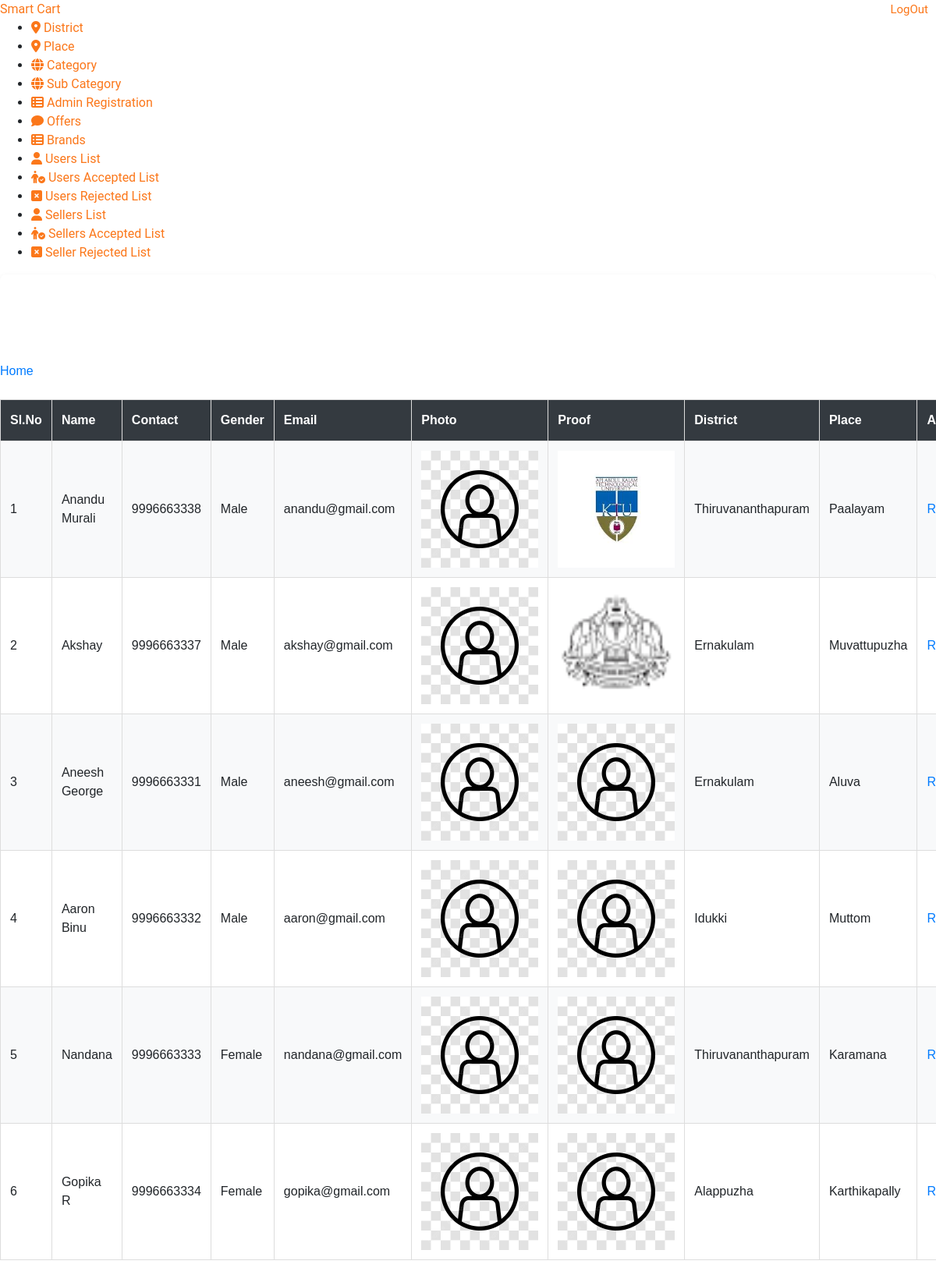
The page /Administrator/UserListAccepted/ (signed in) on the database its author committed.
### Guest/models.py (models this page shows)
class tbl_user(models.Model):
    user_name=models.CharField(max_length=50)
    user_gender=models.CharField(max_length=50)
    user_contact=models.CharField(max_length=50)
    user_email=models.CharField(max_length=50)
    user_password=models.CharField(max_length=50)
    place = models.ForeignKey(tbl_place, on_delete=models.CASCADE)
    user_photo = models.FileField(upload_to='Assets/UserPhoto/')
    user_proof = models.FileField(upload_to='Assets/UserProof/')
    user_status = models.IntegerField(default="0")

### Administrator/models.py (models this page shows)
class tbl_place(models.Model):
    place_name=models.CharField(max_length=50)
    district = models.ForeignKey(tbl_district, on_delete=models.CASCADE)

class tbl_district(models.Model):
    district_name=models.CharField(max_length=50)

### Administrator/views.py (the view)
# urls.py: path('UserListAccepted/',views.userListAccepted,name="userListAccepted"),
def userListAccepted(request):
    if 'aid' in request.session:
        userdata = tbl_user.objects.filter(user_status=1)
        return render(request,"Administrator/UserListAccepted.html",{"userdata":userdata})
    else:
        return redirect("Guest:Login")

### Administrator/Templates/Administrator/UserListAccepted.html (shortened to what this page needs)
{% extends 'Administrator/Header.html' %}
{% load static %}
{% block content %}
<!DOCTYPE html>
<html lang="en">
<head>
</head>
<body>
    <a href="{% url 'Administrator:LoadingHomePage' %}">Home</a><br>
    <br>
    <table border="1" align="center" cellpadding="10" width="100%">
        <tr>
            <th>Sl.No</th>
            <th>Name</th>
            <th>Contact</th>
            <th>Gender</th>
            <th>Email</th>
            <th>Photo</th>
            <th>Proof</th>
            <th>District</th>
            <th>Place</th>
            <th>Action</th>
        </tr>
        {% for i in userdata %}
        <tr>
            <td>{{forloop.counter}}</td>
            <td>{{i.user_name}}</td>
            <td>{{i.user_contact}}</td>
            <td>{{i.user_gender}}</td>
            <td>{{i.user_email}}</td>
            <td><img src="{{i.user_photo.url}}" width="150" height="150" alt=""></td>
            <td><a href="{{i.user_proof.url}}" download><img src="{{i.user_proof.url}}" width="150" height="150" alt=""></a></td>
            <td>{{i.place.district.district_name}}</td>
            <td>{{i.place.place_name}}</td>
            <td>
                <a href="{% url 'Administrator:rejectuser' i.id %}">Reject</a>
            </td>
        </tr>
        {% endfor %}
    </table>
</body>
</html>
{% endblock content %}

### Administrator/Templates/Administrator/Header.html (shortened to what this page needs)
{% load static %}
<!DOCTYPE html>
<html lang="en">
<head>
    <link rel="stylesheet" type="text/css" href="{% static 'Admin/assets/css/bootstrap.min.css' %}">
    <link rel="stylesheet" type="text/css" href="{% static 'Admin/assets/css/font-awesome.min.css' %}">
    <link rel="stylesheet" type="text/css" href="{% static 'Admin/assets/css/style.css' %}">
    <link rel="stylesheet" type="text/css" href="{% static 'mystyle.css' %}">
    <link rel="stylesheet" href="https://cdnjs.cloudflare.com/ajax/libs/font-awesome/6.5.1/css/all.min.css" />
</head>
<body>
    <div class="main-wrapper">
        <div class="header" style="display: flex;justify-content: space-between;">
			<div class="header-left">
				<a href="index-2.html" class="logo">
					<span>Smart Cart</span>
				</a>
			</div>
            <div class="header-right" style="margin-right: 10px;" >
				<a href="{% url 'Guest:Login' %}" class="logo" >
					<span style="font-size: 15px;">LogOut</span>
				</a>
			</div>
        </div>
        <div class="sidebar" id="sidebar">
            <div class="sidebar-inner slimscroll">
                <div id="sidebar-menu" class="sidebar-menu">
                    <ul>
                        <li>
                            <a href="{% url 'Administrator:districtInsertSelect' %}"><i class="fa-solid fa-location-dot"></i> <span>District</span></a>
                        </li>
                        <li>
                            <a href="{% url 'Administrator:placeInsertSelect' %}"><i class="fa-solid fa-location-dot"></i> <span>Place</span></a>
                        </li>
                        <li>
                            <a href="{% url 'Administrator:categoryInsertSelect' %}"><i class="fa-solid fa-globe"></i> <span>Category</span></a>
                        </li>
                        <li>
                            <a href="{% url 'Administrator:subcategoryInsertSelect' %}"><i class="fa-solid fa-globe"></i> <span>Sub Category</span></a>
                        </li>
						<li>
                            <a href="{% url 'Administrator:adminInsertSelect' %}"><i class="fa-solid fa-table-list"></i> <span>Admin Registration</span></a>
                        </li>
                        <li>
                            <a href="{% url 'Administrator:offerInsertSelect' %}"><i class="fa-solid fa-comment"></i></i> <span>Offers</span></a>
                        </li>
                        <li>
                            <a href="{% url 'Administrator:BrandInsertSelect' %}"><i class="fa-solid fa-table-list"></i> <span>Brands</span></a>
                        </li>
                        <li>
                            <a href="{% url 'Administrator:newuserInsertSelect' %}"><i class="fa-solid fa-user"></i> <span>Users List</span></a>
                        </li>
                        <li>
                            <a href="{% url 'Administrator:userListAccepted' %}"><i class="fa-solid fa-person-circle-check"></i> <span>Users Accepted List</span></a>
                        </li>
						<li>
                            <a href="{% url 'Administrator:userListRejected' %}"><i class="fa-solid fa-square-xmark"></i> <span>Users Rejected List</span></a>
                        </li>
                        <li>
                            <a href="{% url 'Administrator:newsellerInsertSelect' %}"><i class="fa-solid fa-user"></i> <span>Sellers List</span></a>
                        </li>
                        <li>
                            <a href="{% url 'Administrator:sellerListAccepted' %}"><i class="fa-solid fa-person-circle-check"></i> <span>Sellers Accepted List</span></a>
                        </li>
                        <li>
                            <a href="{% url 'Administrator:sellerListRejected' %}"><i class="fa-solid fa-square-xmark"></i> <span>Seller Rejected List</span></a>
                        </li>
                    </ul>
                </div>
            </div>
        </div>
        <div class="page-wrapper">
            <div class="content" id="tab">
        {% block content %}
        {% endblock content %}

### Guest/static/Login/css/style.css (style rules this page uses)
body { font-family: "Roboto", sans-serif; background-color: #fff; }
a { -webkit-transition: .3s all ease; -o-transition: .3s all ease; transition: .3s all ease; }
.content { padding: 7rem 0; }

### Guest/static/mystyle.css (style rules this page uses)
#tab { font-family: "Poppins", sans-serif; border-collapse: collapse; width: 100%; border-radius: 8px; overflow: hidden; box-shadow: 0 4px 8px rgba(0, 0, 0, 0.1); }
#tab td, #tab th { border: 1px solid #ddd; padding: 12px; }
#tab a { color: #007bff; text-decoration: none; font-weight: 500; }
#tab tr:nth-child(even) { background-color: #f8f9fa; }
#tab th { padding: 14px 12px; text-align: left; background-color: #343a40; color: white; font-weight: 600; }

### rows shown on the page
tbl_user: user_name "Anandu Murali", user_contact "9996663338", user_gender "Male", user_email "anandu@gmail.com", user_photo (picture), user_proof (picture), place.district.district_name "Thiruvananthapuram", place.place_name "Paalayam"
tbl_user: user_name "Akshay", user_contact "9996663337", user_gender "Male", user_email "akshay@gmail.com", user_photo (picture), user_proof (picture), place.district.district_name "Ernakulam", place.place_name "Muvattupuzha"
tbl_user: user_name "Aneesh George", user_contact "9996663331", user_gender "Male", user_email "aneesh@gmail.com", user_photo (placeholder picture), user_proof (placeholder picture), place.district.district_name "Ernakulam", place.place_name "Aluva"
tbl_user: user_name "Aaron Binu", user_contact "9996663332", user_gender "Male", user_email "aaron@gmail.com", user_photo (picture), user_proof (picture), place.district.district_name "Idukki", place.place_name "Muttom"
tbl_user: user_name "Nandana", user_contact "9996663333", user_gender "Female", user_email "nandana@gmail.com", user_photo (picture), user_proof (picture), place.district.district_name "Thiruvananthapuram", place.place_name "Karamana"
tbl_user: user_name "Gopika R", user_contact "9996663334", user_gender "Female", user_email "gopika@gmail.com", user_photo (picture), user_proof (picture), place.district.district_name "Alappuzha", place.place_name "Karthikapally"
